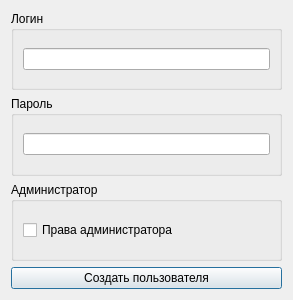
<?xml version="1.0" encoding="UTF-8"?>
<ui version="4.0">
 <class>CreateProfileDialog</class>
 <widget class="QDialog" name="CreateProfileDialog">
  <property name="windowModality">
   <enum>Qt::ApplicationModal</enum>
  </property>
  <property name="geometry">
   <rect>
    <x>0</x>
    <y>0</y>
    <width>293</width>
    <height>300</height>
   </rect>
  </property>
  <property name="windowTitle">
   <string>Создать профиль</string>
  </property>
  <layout class="QVBoxLayout" name="verticalLayout">
   <item>
    <widget class="QGroupBox" name="groupBox">
     <property name="title">
      <string>Логин</string>
     </property>
     <layout class="QVBoxLayout" name="verticalLayout_2">
      <item>
       <widget class="QLineEdit" name="loginEdit"/>
      </item>
     </layout>
    </widget>
   </item>
   <item>
    <widget class="QGroupBox" name="groupBox_2">
     <property name="title">
      <string>Пароль</string>
     </property>
     <layout class="QVBoxLayout" name="verticalLayout_3">
      <item>
       <widget class="QLineEdit" name="passEdit"/>
      </item>
     </layout>
    </widget>
   </item>
   <item>
    <widget class="QGroupBox" name="groupBox_3">
     <property name="title">
      <string>Администратор</string>
     </property>
     <layout class="QVBoxLayout" name="verticalLayout_4">
      <item>
       <widget class="QCheckBox" name="checkBox">
        <property name="text">
         <string>Права администратора</string>
        </property>
       </widget>
      </item>
     </layout>
    </widget>
   </item>
   <item>
    <widget class="QPushButton" name="createProfileButton">
     <property name="text">
      <string>Создать пользователя</string>
     </property>
    </widget>
   </item>
  </layout>
 </widget>
 <resources/>
 <connections/>
</ui>
